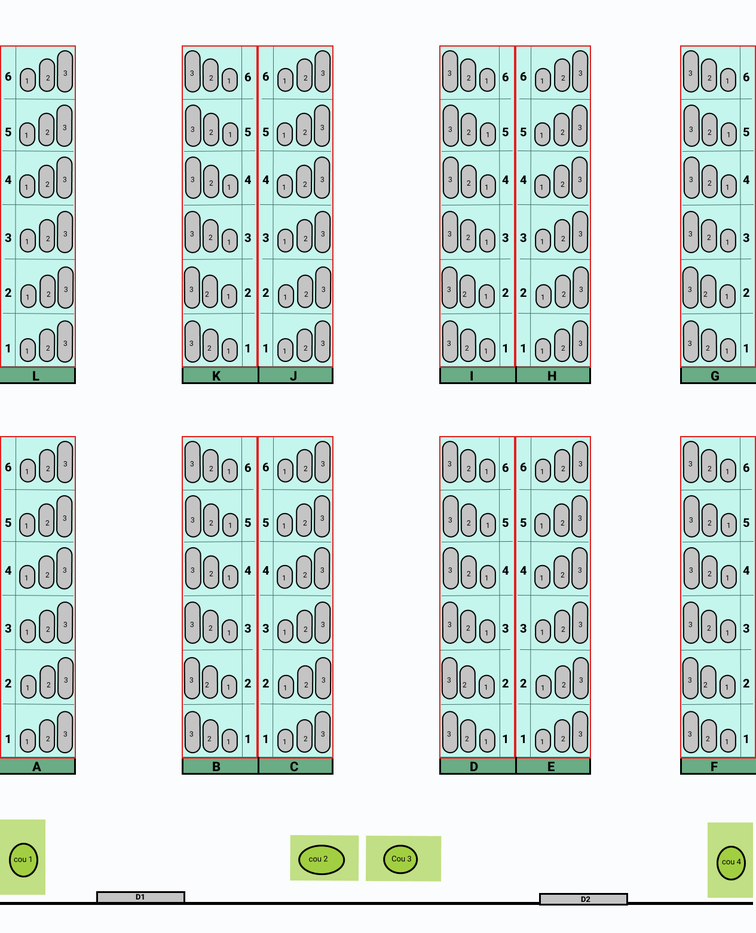
#> input picture image_mapping/imgs/floor_1.png, 756 x 933 px, shrunk from 1265 x 1562 before the run, found by its file name
$ python 'rough path.py'
#> lines starting #> are read from the running program, lines starting #| are printed output that depends on the picture
"""
To store and draw lines showing paths...
path_columns()  will give the path through the particular column ..6
"""


from tokenize import cookie_re
import matplotlib.pyplot as plt
import matplotlib.image as mpimg

img = mpimg.imread('E:/projects/smart trolley/image_mapping/imgs/floor_1.png')
#> img is the input picture: shape (933, 756, 4) float32; mean R, G, B, A 0.842, 0.892, 0.875, 1
plt.figure(figsize = (12,12))
ax = plt.imshow(img)

#  xdata=248.965395, ydata=1474.687223
#  xdata=342.204082, ydata=1444.447649

i=0
def path_AB():
    coordinates=[[211.090423, 1351.577047],
 [211.090423, 1300.926075],
 [211.090423, 1232.547262],
 [203.492777, 1156.570804],
 [203.492777, 1055.268860],
 [206.025325, 946.369271],
 [203.492777, 865.327715],
 [208.557874, 764.025771]]
    x_points=[coordinates[0][0],coordinates[len(coordinates)-1][0]]
    y_points=[coordinates[0][1],coordinates[len(coordinates)-1][1]]
    plt.plot(x_points, y_points, color='green', linestyle='dashed', marker='o',markerfacecolor='blue', markersize=10)


def path_CD():
    coordinates=[[637.039929, 1326.009317],
 [634.519965, 1268.050133],
 [634.519965, 1202.531056],
 [634.519965, 1147.091837],
 [634.519965, 1071.492902],
[ 637.039929, 1003.453860],
 [637.039929, 945.494676],
[ 632.000000, 869.895741 ],
 [632.000000, 789.256877],
 [647.119787, 743.897516]]
    x_points=[coordinates[0][0],coordinates[len(coordinates)-1][0]]
    y_points=[coordinates[0][1],coordinates[len(coordinates)-1][1]]
    plt.plot(x_points, y_points, color='green', linestyle='dashed', marker='o',markerfacecolor='blue', markersize=10)

def path_EF():
    coordinates=[[1057.110985, 1232.375735],
    [1046.335041, 1132.698255],
    [1046.335041, 1027.632802],
    [1051.723013, 949.507209],
    [1043.641055, 860.605673],
    [1051.723013, 766.316164]]
    x_points=[coordinates[0][0],coordinates[len(coordinates)-1][0]]
    y_points=[coordinates[0][1],coordinates[len(coordinates)-1][1]]
    plt.plot(x_points, y_points, color='green', linestyle='dashed', marker='o',markerfacecolor='blue', markersize=10)


def path_GH():
    coordinates=[ [1057.874002, 595.219610],
    [1060.393966, 577.579858],
    [1055.354037, 476.781278],
    [1047.794144, 381.022626],
    [1050.314108, 290.303904],
    [1057.874002, 199.585182],
    [1062.913931, 111.386424],
    [1060.393966, 53.427240]]
    x_points=[coordinates[0][0],coordinates[len(coordinates)-1][0]]
    y_points=[coordinates[0][1],coordinates[len(coordinates)-1][1]]
    plt.plot(x_points, y_points, color='green', linestyle='dashed', marker='o',markerfacecolor='blue', markersize=10)

def path_IJ():
    coordinates=[[644.599823, 582.619787],
    [639.559894, 471.741349],
    [632.000000, 378.502662],
    [632.000000, 287.783940],
    [634.519965, 197.065217],
    [642.079858, 106.346495],
    [644.599823, 66.027063]]
    x_points=[coordinates[0][0],coordinates[len(coordinates)-1][0]]
    y_points=[coordinates[0][1],coordinates[len(coordinates)-1][1]]
    plt.plot(x_points, y_points, color='green', linestyle='dashed', marker='o',markerfacecolor='blue', markersize=10)

def path_KL():
    coordinates=[ [206.125998, 620.419255],
    [208.645963, 572.539929],
    [216.205856, 474.261313],
    [216.205856, 381.022626],
    [211.165927, 295.343833],
    [208.645963, 197.065217],
    [211.165927, 113.906389],
    [211.165927, 48.387311]]
    x_points=[coordinates[0][0],coordinates[len(coordinates)-1][0]]
    y_points=[coordinates[0][1],coordinates[len(coordinates)-1][1]]
    plt.plot(x_points, y_points, color='green', linestyle='dashed', marker='o',markerfacecolor='blue', markersize=10)

def path_LJ():
    coordinates=[[208.645963, 685.938332],
    [299.364685, 685.938332],
    [395.123336, 688.458296],
    [495.921917, 690.978261],
    [571.520852, 690.978261],
    [632.000000, 673.338509]]
    x_points=[coordinates[0][0],coordinates[len(coordinates)-1][0]]
    y_points=[coordinates[0][1],coordinates[len(coordinates)-1][1]]
    plt.plot(x_points, y_points, color='green', linestyle='dashed', marker='o',markerfacecolor='blue', markersize=10)

def path_IG():
    coordinates=[[672.319432, 685.938332],
    [775.637977, 680.898403],
    [894.076309, 683.418367],
    [977.235138, 680.898403],
    [1052.834073, 678.378438],
    [1093.153505, 675.858474]]
    x_points=[coordinates[0][0],coordinates[len(coordinates)-1][0]]
    y_points=[coordinates[0][1],coordinates[len(coordinates)-1][1]]
    plt.plot(x_points, y_points, color='green', linestyle='dashed', marker='o',markerfacecolor='blue', markersize=10)

if __name__=="__main__":
    path_AB()
    path_CD()
    path_EF()
    path_GH()
    path_IJ()
    path_KL()
    path_LJ()
    path_IG()
    plt.show()
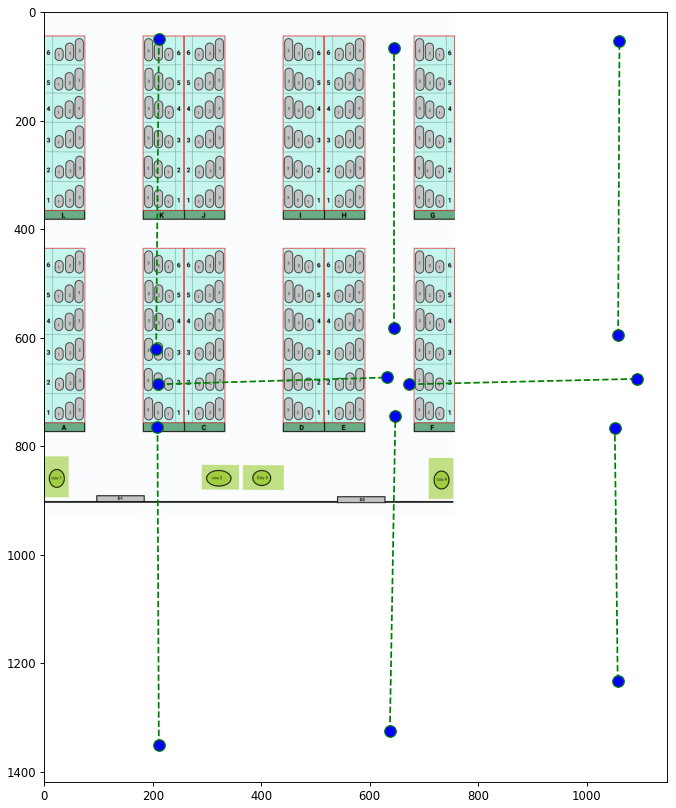
#> figure drawn by matplotlib, 1 panel
